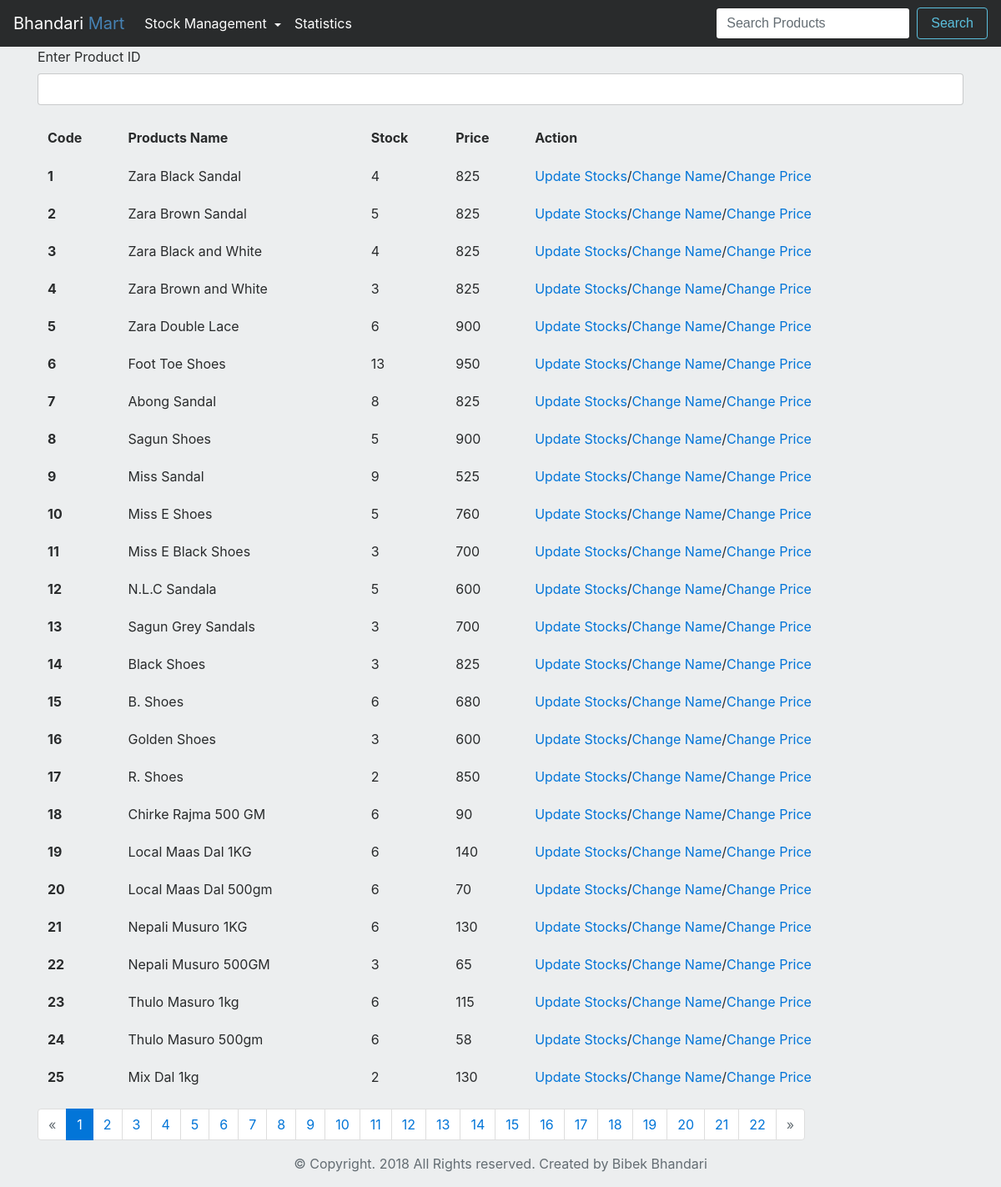
/start-update/ (signed in), run on the app's committed database.
### shop/models.py (models this page shows, shortened)
class Product(models.Model):
    name = models.CharField(max_length=200)
    cost_price = models.FloatField()
    selling_price = models.IntegerField()
    stocks = models.IntegerField()
    totalcp = models.FloatField()
    totalsp = models.IntegerField()
    assumed_profit = models.FloatField()
    left_amount = models.FloatField()
    exipry_date = models.DateField()
    added_date = models.DateField(auto_now_add=True)
    slug = models.SlugField(max_length=300)

### shop/views.py (the view)
# urls.py: url(r'^start-update/$', views.showupdate, name='showupdate'),
def showupdate(request):
    if request.user.is_superuser:
        query = request.GET.get('id')
        if query:
            products = Product.objects.get(id=query)
            return render(request, 'shop/individual.html', {'products': products})
        products = Product.objects.all()
        page = request.GET.get('page', 1)
        paginator = Paginator(products, 25)
        try:
            products = paginator.page(page)
        except PageNotAnInteger:
            products = paginator.page(1)
        except EmptyPage:
            products = paginator.page(paginator.num_pages)
        context = {
            'products': products,
        }
        return render(request, 'shop/update-products-all.html', context)
    else:
        return redirect("shop:login_user")

### shop/templates/shop/update-products-all.html (shortened to what this page needs)
{% extends 'shop/base.html' %}
{% block content %}
<div class="container">
    <form action="" method="get">
        <div class="form-group">
            <label for="product">Enter Product ID</label>
            <input class="form-control" type="number" name="id">
        </div>
    </form>
        <table class="table table-hover">
                <thead>
                    <tr>
                        <th>Code</th>
                        <th> Products Name</th>
                        <th>Stock</th>
                        <th>Price</th>
                        <th>Action</th>
                    </tr>
                </thead>
                <tbody>
                    {% for c in products %}
                    <tr>
                        <th scope="row">{{ c.id }}</th>
                        <td>{{ c.name }}</td>
                        <td>{{ c.stocks }}</td>
                        <td>{{c.selling_price}}</td>
                        <td>
                            <a href="{% url 'shop:update_stocks' c.slug %}">Update Stocks</a>/<a href="{% url 'shop:change_name' c.slug c.id %}">Change Name</a>/<a href="{% url 'shop:change_price' c.slug c.id %}">Change Price</a>
                        </td>
                    </tr>
                    {% endfor %}
                </tbody>
            </table>
        {% if products.has_other_pages %}
        <ul class="pagination">
            {% if products.has_previous %}
            <li class="page-item">
                <a class="page-link" href="?page={{ products.previous_page_number }}">&laquo;</a>
            </li>
            {% else %}
            <li class="page-item disabled">
                <span class="page-link">&laquo;</span>
            </li>
            {% endif %} {% for i in products.paginator.page_range %} {% if products.number == i %}
            <li class=" page-item active">
                <span class="page-link">{{ i }}
                </span>
            </li>
            {% else %}
            <li class="page-item">
                <a class="page-link" href="?page={{ i }}">{{ i }}</a>
            </li>
            {% endif %} {% endfor %} {% if questions.has_next %}
            <li class="page-item">
                <a class="page-link" href="?page={{ products.next_page_number }}">&raquo;</a>
            </li>
            {% else %}
            <li class=" page-item disabled">
                <span class="page-link">&raquo;</span>
            </li>
            {% endif %}
        </ul>
    {% endif %}
</div>
{% endblock %}

### data on the page
Product: id "1", name "Zara Black Sandal", stocks "4", selling_price "825"
Product: id "2", name "Zara Brown Sandal", stocks "5", selling_price "825"
Product: id "3", name "Zara Black and White", stocks "4", selling_price "825"
Product: id "4", name "Zara Brown and White", stocks "3", selling_price "825"
Product: id "5", name "Zara Double Lace", stocks "6", selling_price "900"
Product: id "6", name "Foot Toe Shoes", stocks "13", selling_price "950"
Product: id "7", name "Abong Sandal", stocks "8", selling_price "825"
Product: id "8", name "Sagun Shoes", stocks "5", selling_price "900"
Product: id "9", name "Miss Sandal", stocks "9", selling_price "525"
Product: id "10", name "Miss E Shoes", stocks "5", selling_price "760"
Product: id "11", name "Miss E Black Shoes", stocks "3", selling_price "700"
Product: id "12", name "N.L.C Sandala", stocks "5", selling_price "600"
Product: id "13", name "Sagun Grey Sandals", stocks "3", selling_price "700"
Product: id "14", name "Black Shoes", stocks "3", selling_price "825"
Product: id "15", name "B. Shoes", stocks "6", selling_price "680"
Product: id "16", name "Golden Shoes", stocks "3", selling_price "600"
Product: id "17", name "R. Shoes", stocks "2", selling_price "850"
Product: id "18", name "Chirke Rajma 500 GM", stocks "6", selling_price "90"
Product: id "19", name "Local Maas Dal 1KG", stocks "6", selling_price "140"
Product: id "20", name "Local Maas Dal 500gm", stocks "6", selling_price "70"
Product: id "21", name "Nepali Musuro 1KG", stocks "6", selling_price "130"
Product: id "22", name "Nepali Musuro 500GM", stocks "3", selling_price "65"
Product: id "23", name "Thulo Masuro 1kg", stocks "6", selling_price "115"
Product: id "24", name "Thulo Masuro 500gm", stocks "6", selling_price "58"
Product: id "25", name "Mix Dal 1kg", stocks "2", selling_price "130"

### other printed values
{{ i }} "1"
{{ i }} "2" "3" "4" "5" "6" "7" "8" "9" "10" "11" "12" "13" "14" "15" "16" "17" "18" "19" "20" "21" "22"
